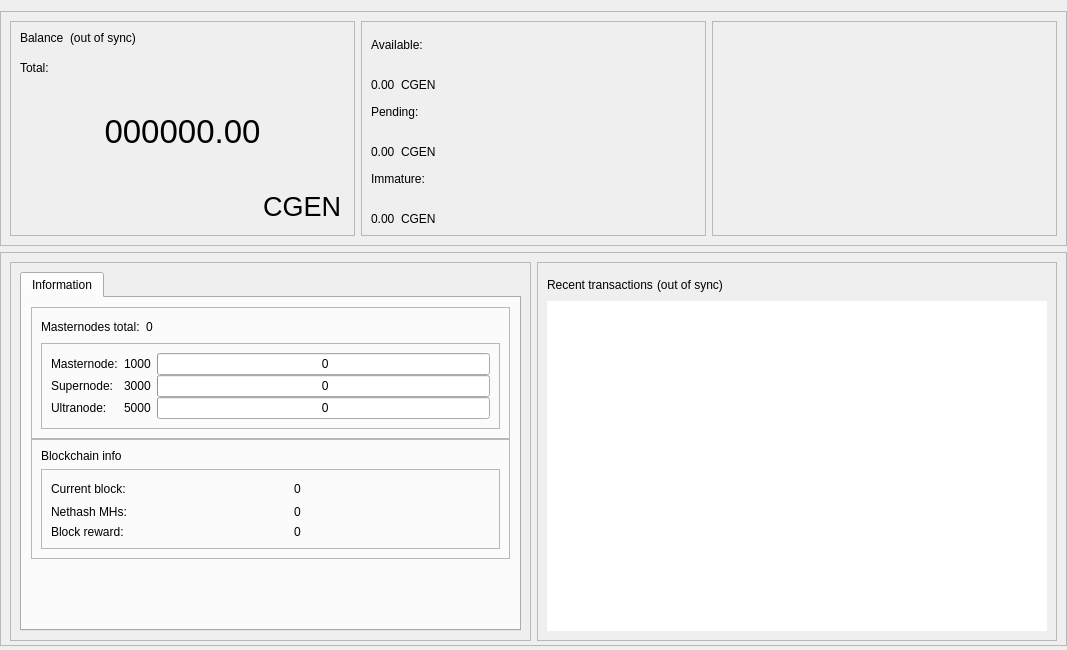
<?xml version="1.0" encoding="UTF-8"?>
<ui version="4.0">
 <class>OverviewPage</class>
 <widget class="QWidget" name="OverviewPage">
  <property name="geometry">
   <rect>
    <x>0</x>
    <y>0</y>
    <width>1067</width>
    <height>650</height>
   </rect>
  </property>
  <property name="minimumSize">
   <size>
    <width>960</width>
    <height>0</height>
   </size>
  </property>
  <property name="windowTitle">
   <string>Form</string>
  </property>
  <layout class="QVBoxLayout" name="topLayout">
   <property name="leftMargin">
    <number>0</number>
   </property>
   <property name="rightMargin">
    <number>0</number>
   </property>
   <property name="bottomMargin">
    <number>4</number>
   </property>
   <item>
    <layout class="QVBoxLayout" name="verticalLayout_main">
     <property name="sizeConstraint">
      <enum>QLayout::SetDefaultConstraint</enum>
     </property>
     <property name="leftMargin">
      <number>0</number>
     </property>
     <property name="rightMargin">
      <number>0</number>
     </property>
     <item>
      <widget class="QFrame" name="frame_blue">
       <property name="enabled">
        <bool>true</bool>
       </property>
       <property name="sizePolicy">
        <sizepolicy hsizetype="Preferred" vsizetype="Preferred">
         <horstretch>0</horstretch>
         <verstretch>0</verstretch>
        </sizepolicy>
       </property>
       <property name="minimumSize">
        <size>
         <width>1065</width>
         <height>220</height>
        </size>
       </property>
       <property name="maximumSize">
        <size>
         <width>16777215</width>
         <height>16777215</height>
        </size>
       </property>
       <property name="sizeIncrement">
        <size>
         <width>0</width>
         <height>0</height>
        </size>
       </property>
       <property name="baseSize">
        <size>
         <width>0</width>
         <height>500</height>
        </size>
       </property>
       <property name="frameShape">
        <enum>QFrame::StyledPanel</enum>
       </property>
       <property name="frameShadow">
        <enum>QFrame::Raised</enum>
       </property>
       <layout class="QHBoxLayout" name="horizontalLayout">
        <item>
         <widget class="QFrame" name="frame_blue_1">
          <property name="minimumSize">
           <size>
            <width>345</width>
            <height>200</height>
           </size>
          </property>
          <property name="maximumSize">
           <size>
            <width>16777215</width>
            <height>16777215</height>
           </size>
          </property>
          <property name="frameShape">
           <enum>QFrame::StyledPanel</enum>
          </property>
          <property name="frameShadow">
           <enum>QFrame::Raised</enum>
          </property>
          <layout class="QHBoxLayout" name="horizontalLayout_2">
           <item>
            <layout class="QVBoxLayout" name="verticalLayout">
             <item>
              <layout class="QHBoxLayout" name="horizontalLayout_3">
               <property name="spacing">
                <number>6</number>
               </property>
               <property name="sizeConstraint">
                <enum>QLayout::SetFixedSize</enum>
               </property>
               <item>
                <widget class="QLabel" name="label_5">
                 <property name="minimumSize">
                  <size>
                   <width>0</width>
                   <height>24</height>
                  </size>
                 </property>
                 <property name="maximumSize">
                  <size>
                   <width>16777215</width>
                   <height>24</height>
                  </size>
                 </property>
                 <property name="text">
                  <string>Balance</string>
                 </property>
                 <property name="alignment">
                  <set>Qt::AlignLeading|Qt::AlignLeft|Qt::AlignTop</set>
                 </property>
                </widget>
               </item>
               <item>
                <widget class="QLabel" name="labelWalletStatus">
                 <property name="minimumSize">
                  <size>
                   <width>0</width>
                   <height>24</height>
                  </size>
                 </property>
                 <property name="maximumSize">
                  <size>
                   <width>16777215</width>
                   <height>24</height>
                  </size>
                 </property>
                 <property name="text">
                  <string>(out of sync)</string>
                 </property>
                 <property name="alignment">
                  <set>Qt::AlignLeading|Qt::AlignLeft|Qt::AlignTop</set>
                 </property>
                </widget>
               </item>
               <item>
                <spacer name="horizontalSpacer">
                 <property name="orientation">
                  <enum>Qt::Horizontal</enum>
                 </property>
                 <property name="sizeHint" stdset="0">
                  <size>
                   <width>40</width>
                   <height>20</height>
                  </size>
                 </property>
                </spacer>
               </item>
              </layout>
             </item>
             <item>
              <widget class="QLabel" name="labelTotalText">
               <property name="maximumSize">
                <size>
                 <width>16777215</width>
                 <height>15</height>
                </size>
               </property>
               <property name="text">
                <string>Total:</string>
               </property>
              </widget>
             </item>
             <item>
              <widget class="QLabel" name="labelTotal">
               <property name="sizePolicy">
                <sizepolicy hsizetype="Preferred" vsizetype="Preferred">
                 <horstretch>0</horstretch>
                 <verstretch>0</verstretch>
                </sizepolicy>
               </property>
               <property name="minimumSize">
                <size>
                 <width>0</width>
                 <height>100</height>
                </size>
               </property>
               <property name="maximumSize">
                <size>
                 <width>16777215</width>
                 <height>100</height>
                </size>
               </property>
               <property name="font">
                <font>
                 <pointsize>25</pointsize>
                 <weight>50</weight>
                 <bold>false</bold>
                </font>
               </property>
               <property name="mouseTracking">
                <bool>false</bool>
               </property>
               <property name="text">
                <string>000000.00</string>
               </property>
               <property name="alignment">
                <set>Qt::AlignCenter</set>
               </property>
              </widget>
             </item>
             <item>
              <layout class="QHBoxLayout" name="horizontalLayout_11">
               <item>
                <spacer name="horizontalSpacer_8">
                 <property name="orientation">
                  <enum>Qt::Horizontal</enum>
                 </property>
                 <property name="sizeHint" stdset="0">
                  <size>
                   <width>40</width>
                   <height>20</height>
                  </size>
                 </property>
                </spacer>
               </item>
               <item>
                <widget class="QPushButton" name="blabel_CGen">
                 <property name="font">
                  <font>
                   <pointsize>20</pointsize>
                   <italic>false</italic>
                   <kerning>true</kerning>
                  </font>
                 </property>
                 <property name="cursor">
                  <cursorShape>PointingHandCursor</cursorShape>
                 </property>
                 <property name="text">
                  <string>CGEN</string>
                 </property>
                 <property name="flat">
                  <bool>true</bool>
                 </property>
                </widget>
               </item>
              </layout>
             </item>
            </layout>
           </item>
          </layout>
         </widget>
        </item>
        <item>
         <widget class="QFrame" name="frame_blue_2">
          <property name="minimumSize">
           <size>
            <width>345</width>
            <height>200</height>
           </size>
          </property>
          <property name="maximumSize">
           <size>
            <width>16777215</width>
            <height>16777215</height>
           </size>
          </property>
          <property name="frameShape">
           <enum>QFrame::StyledPanel</enum>
          </property>
          <property name="frameShadow">
           <enum>QFrame::Raised</enum>
          </property>
          <layout class="QVBoxLayout" name="verticalLayout_3">
           <item>
            <layout class="QVBoxLayout" name="verticalLayout_2">
             <item>
              <widget class="QLabel" name="labelBalanceText">
               <property name="text">
                <string>Available:</string>
               </property>
              </widget>
             </item>
             <item>
              <layout class="QHBoxLayout" name="horizontalLayout_4">
               <item>
                <widget class="QLabel" name="labelBalance">
                 <property name="text">
                  <string>0.00</string>
                 </property>
                 <property name="alignment">
                  <set>Qt::AlignBottom|Qt::AlignLeading|Qt::AlignLeft</set>
                 </property>
                </widget>
               </item>
               <item>
                <widget class="QLabel" name="label_CGen2">
                 <property name="text">
                  <string>CGEN</string>
                 </property>
                 <property name="alignment">
                  <set>Qt::AlignBottom|Qt::AlignLeading|Qt::AlignLeft</set>
                 </property>
                </widget>
               </item>
               <item>
                <spacer name="horizontalSpacer_3">
                 <property name="orientation">
                  <enum>Qt::Horizontal</enum>
                 </property>
                 <property name="sizeHint" stdset="0">
                  <size>
                   <width>40</width>
                   <height>20</height>
                  </size>
                 </property>
                </spacer>
               </item>
              </layout>
             </item>
             <item>
              <widget class="QLabel" name="labelPendingText">
               <property name="text">
                <string>Pending:</string>
               </property>
              </widget>
             </item>
             <item>
              <layout class="QHBoxLayout" name="horizontalLayout_5">
               <item>
                <widget class="QLabel" name="labelUnconfirmed">
                 <property name="text">
                  <string>0.00</string>
                 </property>
                 <property name="alignment">
                  <set>Qt::AlignBottom|Qt::AlignLeading|Qt::AlignLeft</set>
                 </property>
                </widget>
               </item>
               <item>
                <widget class="QLabel" name="label_CGen3">
                 <property name="text">
                  <string>CGEN</string>
                 </property>
                 <property name="alignment">
                  <set>Qt::AlignBottom|Qt::AlignLeading|Qt::AlignLeft</set>
                 </property>
                </widget>
               </item>
               <item>
                <spacer name="horizontalSpacer_4">
                 <property name="orientation">
                  <enum>Qt::Horizontal</enum>
                 </property>
                 <property name="sizeHint" stdset="0">
                  <size>
                   <width>40</width>
                   <height>20</height>
                  </size>
                 </property>
                </spacer>
               </item>
              </layout>
             </item>
             <item>
              <widget class="QLabel" name="labelImmatureText">
               <property name="text">
                <string>Immature:</string>
               </property>
              </widget>
             </item>
             <item>
              <layout class="QHBoxLayout" name="horizontalLayout_6">
               <item>
                <widget class="QLabel" name="labelImmature">
                 <property name="text">
                  <string>0.00</string>
                 </property>
                 <property name="alignment">
                  <set>Qt::AlignBottom|Qt::AlignLeading|Qt::AlignLeft</set>
                 </property>
                </widget>
               </item>
               <item>
                <widget class="QLabel" name="label_CGen4">
                 <property name="text">
                  <string>CGEN</string>
                 </property>
                 <property name="alignment">
                  <set>Qt::AlignBottom|Qt::AlignLeading|Qt::AlignLeft</set>
                 </property>
                </widget>
               </item>
               <item>
                <spacer name="horizontalSpacer_5">
                 <property name="orientation">
                  <enum>Qt::Horizontal</enum>
                 </property>
                 <property name="sizeHint" stdset="0">
                  <size>
                   <width>40</width>
                   <height>20</height>
                  </size>
                 </property>
                </spacer>
               </item>
              </layout>
             </item>
            </layout>
           </item>
          </layout>
         </widget>
        </item>
        <item>
         <spacer name="horizontalSpacer_9">
          <property name="orientation">
           <enum>Qt::Horizontal</enum>
          </property>
          <property name="sizeHint" stdset="0">
           <size>
            <width>40</width>
            <height>20</height>
           </size>
          </property>
         </spacer>
        </item>
        <item>
         <widget class="QFrame" name="frame_blue_3">
          <property name="minimumSize">
           <size>
            <width>345</width>
            <height>200</height>
           </size>
          </property>
          <property name="maximumSize">
           <size>
            <width>16777215</width>
            <height>16777215</height>
           </size>
          </property>
          <property name="frameShape">
           <enum>QFrame::StyledPanel</enum>
          </property>
          <property name="frameShadow">
           <enum>QFrame::Raised</enum>
          </property>
          <layout class="QVBoxLayout" name="verticalLayout_5">
           <item>
            <layout class="QVBoxLayout" name="verticalLayout_4"/>
           </item>
          </layout>
         </widget>
        </item>
       </layout>
      </widget>
     </item>
     <item>
      <widget class="QFrame" name="frame_bottom">
       <property name="minimumSize">
        <size>
         <width>0</width>
         <height>100</height>
        </size>
       </property>
       <property name="maximumSize">
        <size>
         <width>16777215</width>
         <height>16777215</height>
        </size>
       </property>
       <property name="frameShape">
        <enum>QFrame::StyledPanel</enum>
       </property>
       <property name="frameShadow">
        <enum>QFrame::Raised</enum>
       </property>
       <layout class="QHBoxLayout" name="horizontalLayout_7">
        <property name="bottomMargin">
         <number>4</number>
        </property>
        <item>
         <widget class="QFrame" name="frame_bottom_1">
          <property name="minimumSize">
           <size>
            <width>355</width>
            <height>100</height>
           </size>
          </property>
          <property name="maximumSize">
           <size>
            <width>16777215</width>
            <height>16777215</height>
           </size>
          </property>
          <property name="frameShape">
           <enum>QFrame::StyledPanel</enum>
          </property>
          <property name="frameShadow">
           <enum>QFrame::Raised</enum>
          </property>
          <layout class="QVBoxLayout" name="verticalLayout_9">
           <property name="bottomMargin">
            <number>9</number>
           </property>
           <item>
            <layout class="QVBoxLayout" name="verticalLayout_7">
             <item>
              <widget class="QTabWidget" name="AdditionalFeatures">
               <property name="currentIndex">
                <number>1</number>
               </property>
               <property name="tabBarAutoHide">
                <bool>false</bool>
               </property>
               <widget class="QWidget" name="TabInformation">
                <attribute name="title">
                 <string>Information</string>
                </attribute>
                <layout class="QVBoxLayout" name="verticalLayout_13">
                 <item>
                  <layout class="QVBoxLayout" name="verticalLayout_11">
                   <property name="spacing">
                    <number>0</number>
                   </property>
                   <item>
                    <layout class="QVBoxLayout" name="verticalLayout_16"/>
                   </item>
                   <item>
                    <widget class="QFrame" name="frameMnInfo">
                     <property name="minimumSize">
                      <size>
                       <width>0</width>
                       <height>100</height>
                      </size>
                     </property>
                     <property name="frameShape">
                      <enum>QFrame::StyledPanel</enum>
                     </property>
                     <property name="frameShadow">
                      <enum>QFrame::Raised</enum>
                     </property>
                     <layout class="QVBoxLayout" name="verticalLayout_17">
                      <item>
                       <layout class="QHBoxLayout" name="horizontalLayout_9">
                        <item>
                         <widget class="QLabel" name="labelMnTotal">
                          <property name="minimumSize">
                           <size>
                            <width>0</width>
                            <height>0</height>
                           </size>
                          </property>
                          <property name="maximumSize">
                           <size>
                            <width>16777215</width>
                            <height>16777215</height>
                           </size>
                          </property>
                          <property name="text">
                           <string>Masternodes total:</string>
                          </property>
                         </widget>
                        </item>
                        <item>
                         <widget class="QLabel" name="labelMnTotal_Value">
                          <property name="text">
                           <string>0</string>
                          </property>
                         </widget>
                        </item>
                        <item>
                         <spacer name="horizontalSpacer_7">
                          <property name="orientation">
                           <enum>Qt::Horizontal</enum>
                          </property>
                          <property name="sizeHint" stdset="0">
                           <size>
                            <width>40</width>
                            <height>20</height>
                           </size>
                          </property>
                         </spacer>
                        </item>
                       </layout>
                      </item>
                      <item>
                       <widget class="QFrame" name="frameMnInfoLevels">
                        <property name="minimumSize">
                         <size>
                          <width>0</width>
                          <height>80</height>
                         </size>
                        </property>
                        <property name="frameShape">
                         <enum>QFrame::StyledPanel</enum>
                        </property>
                        <property name="frameShadow">
                         <enum>QFrame::Raised</enum>
                        </property>
                        <layout class="QGridLayout" name="gridLayout_2">
                         <property name="horizontalSpacing">
                          <number>6</number>
                         </property>
                         <property name="verticalSpacing">
                          <number>0</number>
                         </property>
                         <item row="0" column="2">
                          <widget class="QProgressBar" name="graphMN1">
                           <property name="minimumSize">
                            <size>
                             <width>0</width>
                             <height>20</height>
                            </size>
                           </property>
                           <property name="maximumSize">
                            <size>
                             <width>16777215</width>
                             <height>16777215</height>
                            </size>
                           </property>
                           <property name="value">
                            <number>0</number>
                           </property>
                           <property name="format">
                            <string> %v</string>
                           </property>
                          </widget>
                         </item>
                         <item row="1" column="2">
                          <widget class="QProgressBar" name="graphMN2">
                           <property name="minimumSize">
                            <size>
                             <width>0</width>
                             <height>20</height>
                            </size>
                           </property>
                           <property name="maximumSize">
                            <size>
                             <width>16777215</width>
                             <height>16777215</height>
                            </size>
                           </property>
                           <property name="value">
                            <number>0</number>
                           </property>
                           <property name="format">
                            <string> %v</string>
                           </property>
                          </widget>
                         </item>
                         <item row="3" column="2">
                          <widget class="QProgressBar" name="graphMN3">
                           <property name="minimumSize">
                            <size>
                             <width>0</width>
                             <height>20</height>
                            </size>
                           </property>
                           <property name="maximumSize">
                            <size>
                             <width>16777215</width>
                             <height>16777215</height>
                            </size>
                           </property>
                           <property name="value">
                            <number>0</number>
                           </property>
                           <property name="format">
                            <string> %v</string>
                           </property>
                          </widget>
                         </item>
                         <item row="1" column="0">
                          <widget class="QLabel" name="label_2">
                           <property name="minimumSize">
                            <size>
                             <width>0</width>
                             <height>0</height>
                            </size>
                           </property>
                           <property name="maximumSize">
                            <size>
                             <width>16777215</width>
                             <height>16777215</height>
                            </size>
                           </property>
                           <property name="text">
                            <string>Supernode:</string>
                           </property>
                          </widget>
                         </item>
                         <item row="3" column="0">
                          <widget class="QLabel" name="label_3">
                           <property name="minimumSize">
                            <size>
                             <width>0</width>
                             <height>0</height>
                            </size>
                           </property>
                           <property name="maximumSize">
                            <size>
                             <width>16777215</width>
                             <height>16777215</height>
                            </size>
                           </property>
                           <property name="text">
                            <string>Ultranode:</string>
                           </property>
                          </widget>
                         </item>
                         <item row="0" column="0">
                          <widget class="QLabel" name="label">
                           <property name="minimumSize">
                            <size>
                             <width>0</width>
                             <height>0</height>
                            </size>
                           </property>
                           <property name="maximumSize">
                            <size>
                             <width>16777215</width>
                             <height>16777215</height>
                            </size>
                           </property>
                           <property name="text">
                            <string>Masternode:</string>
                           </property>
                          </widget>
                         </item>
                         <item row="0" column="1">
                          <widget class="QLabel" name="label_lcolat">
                           <property name="text">
                            <string>1000</string>
                           </property>
                          </widget>
                         </item>
                         <item row="1" column="1">
                          <widget class="QLabel" name="label_mcolat">
                           <property name="text">
                            <string>3000</string>
                           </property>
                          </widget>
                         </item>
                         <item row="3" column="1">
                          <widget class="QLabel" name="label_fcolat">
                           <property name="text">
                            <string>5000</string>
                           </property>
                          </widget>
                         </item>
                        </layout>
                       </widget>
                      </item>
                     </layout>
                    </widget>
                   </item>
                   <item>
                    <widget class="QFrame" name="frameBlockchainInfo">
                     <property name="minimumSize">
                      <size>
                       <width>0</width>
                       <height>100</height>
                      </size>
                     </property>
                     <property name="frameShape">
                      <enum>QFrame::StyledPanel</enum>
                     </property>
                     <property name="frameShadow">
                      <enum>QFrame::Raised</enum>
                     </property>
                     <layout class="QVBoxLayout" name="verticalLayout_18">
                      <item>
                       <widget class="QLabel" name="label_blockchaininfo">
                        <property name="text">
                         <string>Blockchain info</string>
                        </property>
                       </widget>
                      </item>
                      <item>
                       <widget class="QFrame" name="frameBlockchainInfoData">
                        <property name="minimumSize">
                         <size>
                          <width>0</width>
                          <height>0</height>
                         </size>
                        </property>
                        <property name="frameShape">
                         <enum>QFrame::StyledPanel</enum>
                        </property>
                        <property name="frameShadow">
                         <enum>QFrame::Raised</enum>
                        </property>
                        <layout class="QGridLayout" name="gridLayout_3">
                         <property name="verticalSpacing">
                          <number>6</number>
                         </property>
                         <item row="0" column="2">
                          <widget class="QLabel" name="label_CurrentBlock_value">
                           <property name="text">
                            <string>0</string>
                           </property>
                          </widget>
                         </item>
                         <item row="0" column="0">
                          <widget class="QLabel" name="label_CurrentBlock">
                           <property name="minimumSize">
                            <size>
                             <width>0</width>
                             <height>0</height>
                            </size>
                           </property>
                           <property name="maximumSize">
                            <size>
                             <width>16777215</width>
                             <height>16777215</height>
                            </size>
                           </property>
                           <property name="text">
                            <string>Current block:</string>
                           </property>
                          </widget>
                         </item>
                         <item row="1" column="2">
                          <widget class="QLabel" name="label_Nethash_value">
                           <property name="text">
                            <string>0</string>
                           </property>
                          </widget>
                         </item>
                         <item row="2" column="0">
                          <widget class="QLabel" name="label_CurrentBlockReward">
                           <property name="text">
                            <string>Block reward:</string>
                           </property>
                          </widget>
                         </item>
                         <item row="1" column="0">
                          <widget class="QLabel" name="label_Nethash">
                           <property name="text">
                            <string>Nethash MHs:</string>
                           </property>
                          </widget>
                         </item>
                         <item row="2" column="2">
                          <widget class="QLabel" name="label_CurrentBlockReward_value">
                           <property name="text">
                            <string>0</string>
                           </property>
                          </widget>
                         </item>
                         <item row="0" column="1">
                          <spacer name="horizontalSpacer_6">
                           <property name="orientation">
                            <enum>Qt::Horizontal</enum>
                           </property>
                           <property name="sizeType">
                            <enum>QSizePolicy::Fixed</enum>
                           </property>
                           <property name="sizeHint" stdset="0">
                            <size>
                             <width>40</width>
                             <height>20</height>
                            </size>
                           </property>
                          </spacer>
                         </item>
                        </layout>
                       </widget>
                      </item>
                     </layout>
                    </widget>
                   </item>
                   <item>
                    <spacer name="verticalSpacer_2">
                     <property name="orientation">
                      <enum>Qt::Vertical</enum>
                     </property>
                     <property name="sizeHint" stdset="0">
                      <size>
                       <width>20</width>
                       <height>10</height>
                      </size>
                     </property>
                    </spacer>
                   </item>
                  </layout>
                 </item>
                </layout>
               </widget>
              </widget>
             </item>
            </layout>
           </item>
          </layout>
         </widget>
        </item>
        <item>
         <widget class="QFrame" name="frame_bottom_2">
          <property name="minimumSize">
           <size>
            <width>0</width>
            <height>100</height>
           </size>
          </property>
          <property name="maximumSize">
           <size>
            <width>16777215</width>
            <height>16777215</height>
           </size>
          </property>
          <property name="frameShape">
           <enum>QFrame::StyledPanel</enum>
          </property>
          <property name="frameShadow">
           <enum>QFrame::Raised</enum>
          </property>
          <layout class="QVBoxLayout" name="verticalLayout_10">
           <item>
            <layout class="QVBoxLayout" name="verticalLayout_8">
             <property name="spacing">
              <number>4</number>
             </property>
             <item>
              <layout class="QHBoxLayout" name="horizontalLayout_8">
               <item>
                <widget class="QLabel" name="label_4">
                 <property name="minimumSize">
                  <size>
                   <width>0</width>
                   <height>25</height>
                  </size>
                 </property>
                 <property name="maximumSize">
                  <size>
                   <width>16777215</width>
                   <height>25</height>
                  </size>
                 </property>
                 <property name="text">
                  <string>Recent transactions</string>
                 </property>
                </widget>
               </item>
               <item>
                <widget class="QLabel" name="labelTransactionsStatus">
                 <property name="text">
                  <string>(out of sync)</string>
                 </property>
                </widget>
               </item>
               <item>
                <spacer name="horizontalSpacer_2">
                 <property name="orientation">
                  <enum>Qt::Horizontal</enum>
                 </property>
                 <property name="sizeHint" stdset="0">
                  <size>
                   <width>40</width>
                   <height>20</height>
                  </size>
                 </property>
                </spacer>
               </item>
              </layout>
             </item>
             <item>
              <widget class="QListView" name="listTransactions">
               <property name="sizePolicy">
                <sizepolicy hsizetype="Expanding" vsizetype="Expanding">
                 <horstretch>0</horstretch>
                 <verstretch>0</verstretch>
                </sizepolicy>
               </property>
               <property name="maximumSize">
                <size>
                 <width>16777215</width>
                 <height>600</height>
                </size>
               </property>
               <property name="styleSheet">
                <string notr="true"/>
               </property>
               <property name="frameShape">
                <enum>QFrame::NoFrame</enum>
               </property>
               <property name="verticalScrollBarPolicy">
                <enum>Qt::ScrollBarAlwaysOff</enum>
               </property>
               <property name="horizontalScrollBarPolicy">
                <enum>Qt::ScrollBarAlwaysOff</enum>
               </property>
               <property name="alternatingRowColors">
                <bool>true</bool>
               </property>
              </widget>
             </item>
            </layout>
           </item>
          </layout>
         </widget>
        </item>
       </layout>
      </widget>
     </item>
    </layout>
   </item>
  </layout>
 </widget>
 <resources/>
 <connections/>
</ui>
